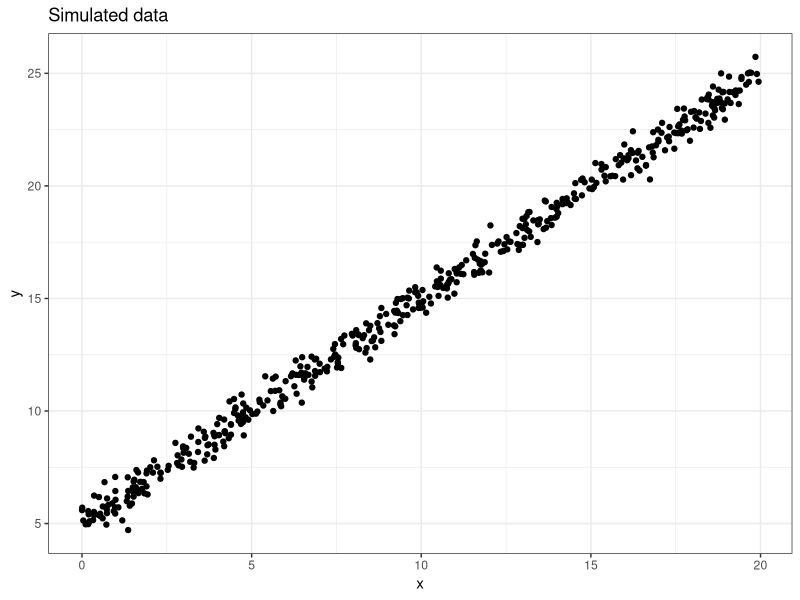

Write the R code that produced this figure.
###############################################
# R code to simulate simple lienar model with 
# one covariate.
#
# Model is 
#  y  = B.0 + B.1*x + noise 
#
# Tuesday 17.4.2018
# Marcela Cespedes


library(ggplot2)
#library(reshape2)

set.seed(963258)  # <-- to replicate data everytime you run this

N = 500 # Number of observations to generate


##
## Define covariates
B.0 = 5  # intercept
B.1 = 1 # slope
x = runif(N, min = 0, max = 20) # generate covariate

noise = 0.2  # variance/ random variation of the model

##
## Generate data
y = B.0 + B.1*x + rnorm(N, mean = 0, sd = sqrt(noise))

##
## Visualise the data

dat = data.frame(x = x, y=y)

x11()
ggplot(dat, aes(x=x, y=y)) + geom_point() + theme_bw() + ggtitle("Simulated data")
